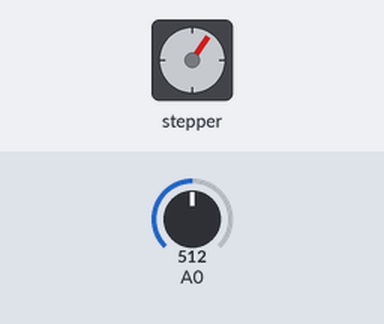
A sketch run on a simulated Arduino Uno, built with avr-gcc and run on an emulated ATmega328P. Shown: stepper motor. The inputs (shaded band) are chosen by the test bench; at power-on: A0 = 512. Stepper angles assume 2038 steps per turn.

Above: at 1.2 s.
1.3 s: A0 set to 777
At 2.06 s:
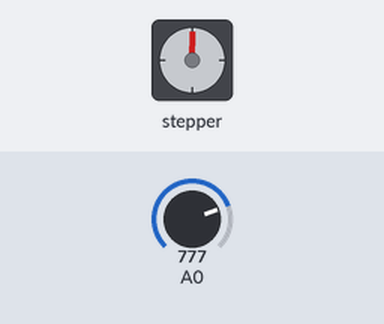
4.3 s: A0 set to 757
At 4.57 s:
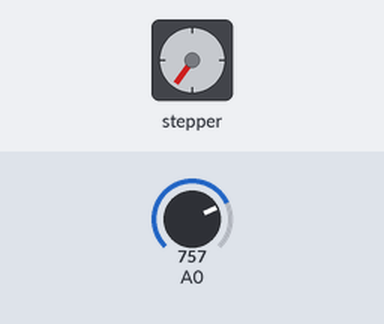
Timing chart, 0 to 16.3 s (numbered marks = the images above; inputs shaded):
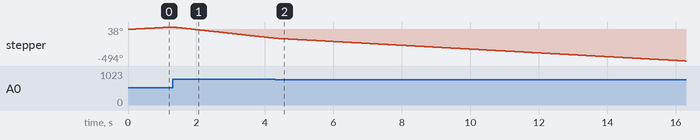

The sketch:

arduino_trecizad.ino
```cpp
#include <Stepper.h>

volatile int stepsPerRevolution = 0;
Stepper myStepper = Stepper(2038, 8, 10, 9, 11);
int brzina=5;

void setup() {
  Serial.begin(9600);
}

void loop() {
  int value=analogRead(A0);
  if(value>=0 && value<=255){
    myStepper.setSpeed(brzina*2);
    myStepper.step(10);
    }
  else if(value>=255 && value<=512){
    myStepper.setSpeed(brzina);
    myStepper.step(10);
    }
  else if(value>=513 && value<=767){
    myStepper.setSpeed(brzina);
    myStepper.step(-10);
    }
  else{
    myStepper.setSpeed(brzina*2);
    myStepper.step(-10);
    }
}
```
